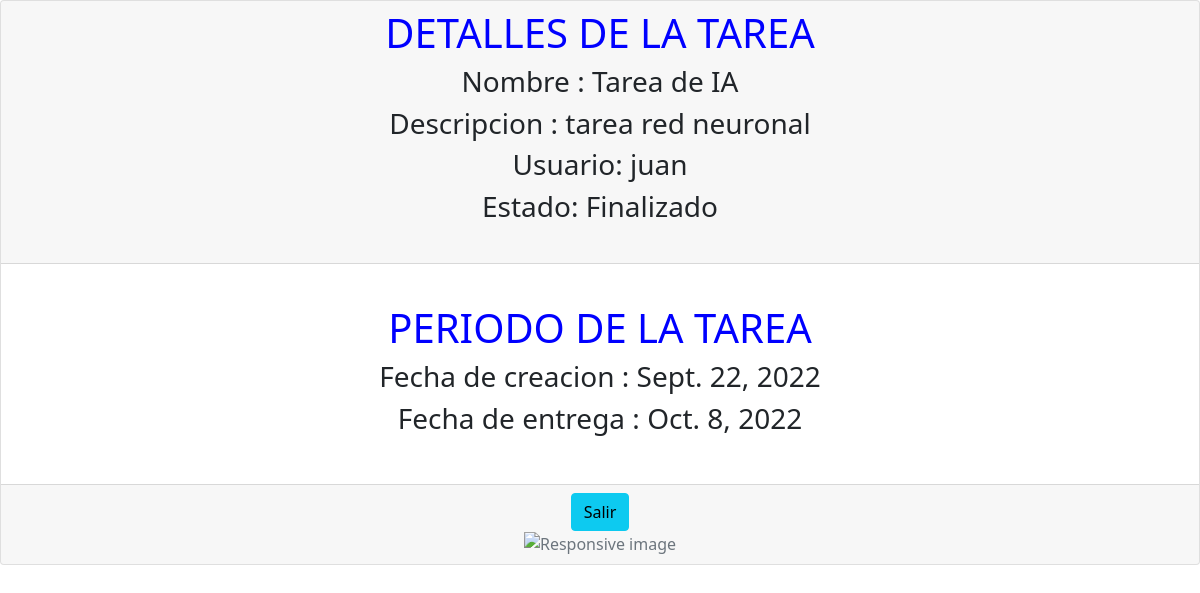
Before: /detalleTarea/13 with the older database file.
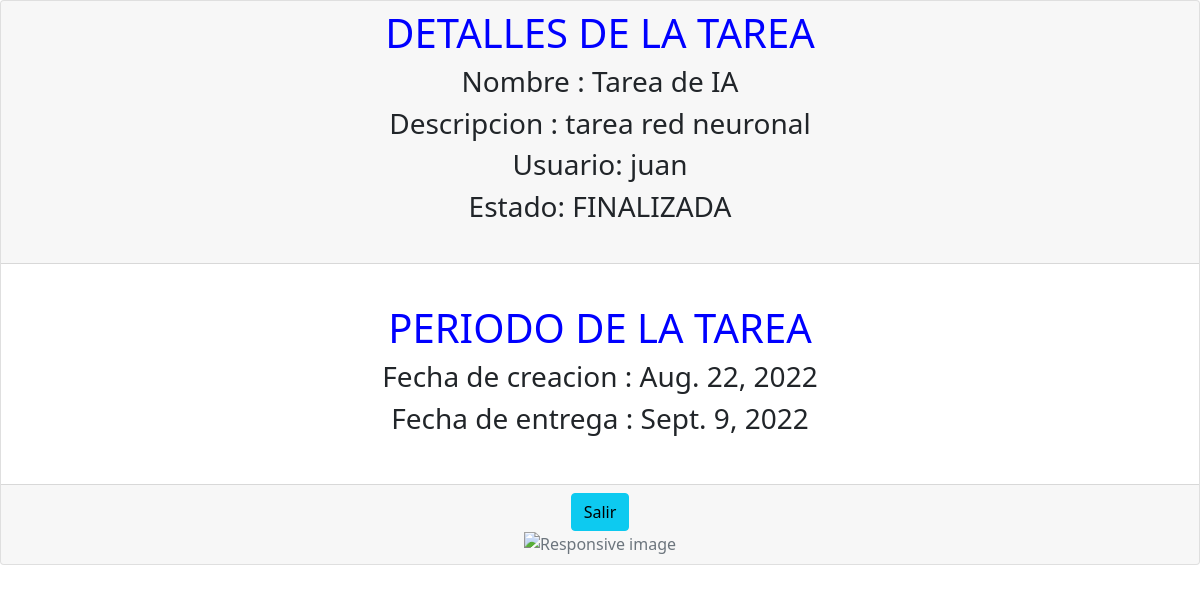
After: the same page with the newer database file.
### gestion_tareas/models.py (models this page shows)
class tarea(models.Model):
    nombre_tarea = models.CharField(max_length=128,default='')
    descripcion = models.CharField(max_length=256,default='')
    fecha_creacion = models.DateField(default=datetime.date.today)
    fecha_entrega = models.DateField(null=True)
    usuario_responsable = models.CharField(max_length=128,default='')
    estadoTarea = models.CharField(max_length=128,default='PROGRESO')

### gestion_tareas/views.py (the view)
# urls.py: path('detalleTarea/<str:ind>',views.detalleTarea,name='detalleTarea'),
def detalleTarea(request,ind):
 tareas_detalles = tarea.objects.get(id=ind)
 return render(request, 'gestion_tareas/detalleTarea.html', {
        'tareas_detalles': tareas_detalles,
    })

### gestion_tareas/templates/gestion_tareas/detalleTarea.html (shortened to what this page needs)
<!DOCTYPE html>
<html lang="en">
<head>
    <link href="https://cdn.jsdelivr.net/npm/bootstrap@5.0.2/dist/css/bootstrap.min.css" rel="stylesheet">
</head>
<body>
    <div class="card text-center">
        <div class="card-header">
            <h1 style="color: blue;">DETALLES DE LA TAREA</h1>
            <h3>Nombre : {{ tareas_detalles.nombre_tarea }}</h3>
            <h3>Descripcion : {{ tareas_detalles.descripcion}}</h3>
            <h3>Usuario: {{ tareas_detalles.usuario_responsable }}</h3>
            <h3>Estado: {{ tareas_detalles.estadoTarea }}</h3>
            <br>
        </div>
        <div class="card-body">
          <br>
          <h1 class="card-title" style="color:blue">PERIODO DE LA TAREA</h1>
          <h3>Fecha de creacion : {{ tareas_detalles.fecha_creacion }}</h3>
          <h3>Fecha de entrega : {{ tareas_detalles.fecha_entrega }}</h3>
        </div>
        <br>
        <div class="card-footer text-muted">
            <a class="btn btn-info" href="{% url 'gestion_tareas:dashboard' %}">Salir</a>
            <br>
            <img src="https://encrypted-tbn0.gstatic.com/images?q=tbn:ANd9GcRBlXuW1Ty5soSXFsny8PhlfP4fF6cVS1qWZA&usqp=CAU" class="img-fluid" alt="Responsive image">
          </div>
      </div>
</body>
</html>

Changed rows visible on the page:
changed tarea "Tarea de IA": estadoTarea "Finalizado" → "FINALIZADA"; fecha_creacion "Sept. 22, 2022" → "Aug. 22, 2022"; fecha_entrega "Oct. 8, 2022" → "Sept. 9, 2022"
